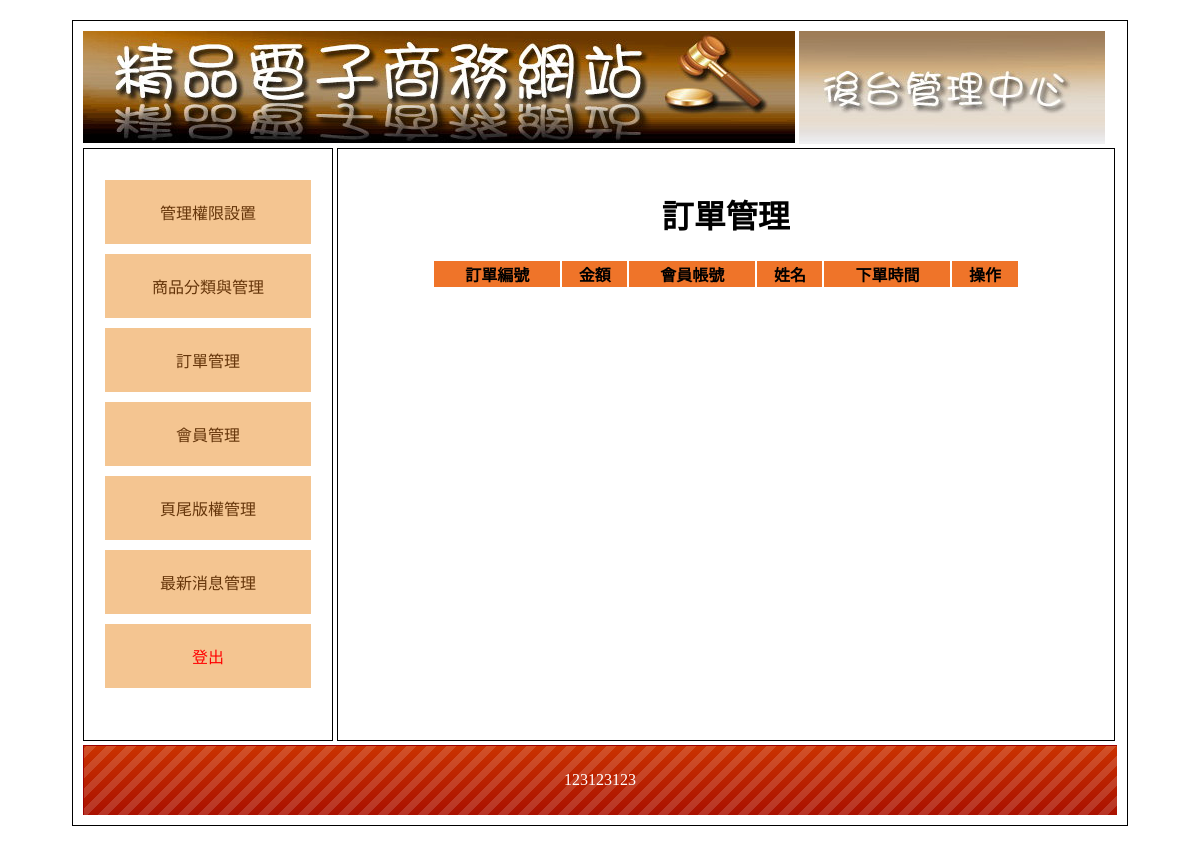
Before: /back.php?do=order with the older database file.
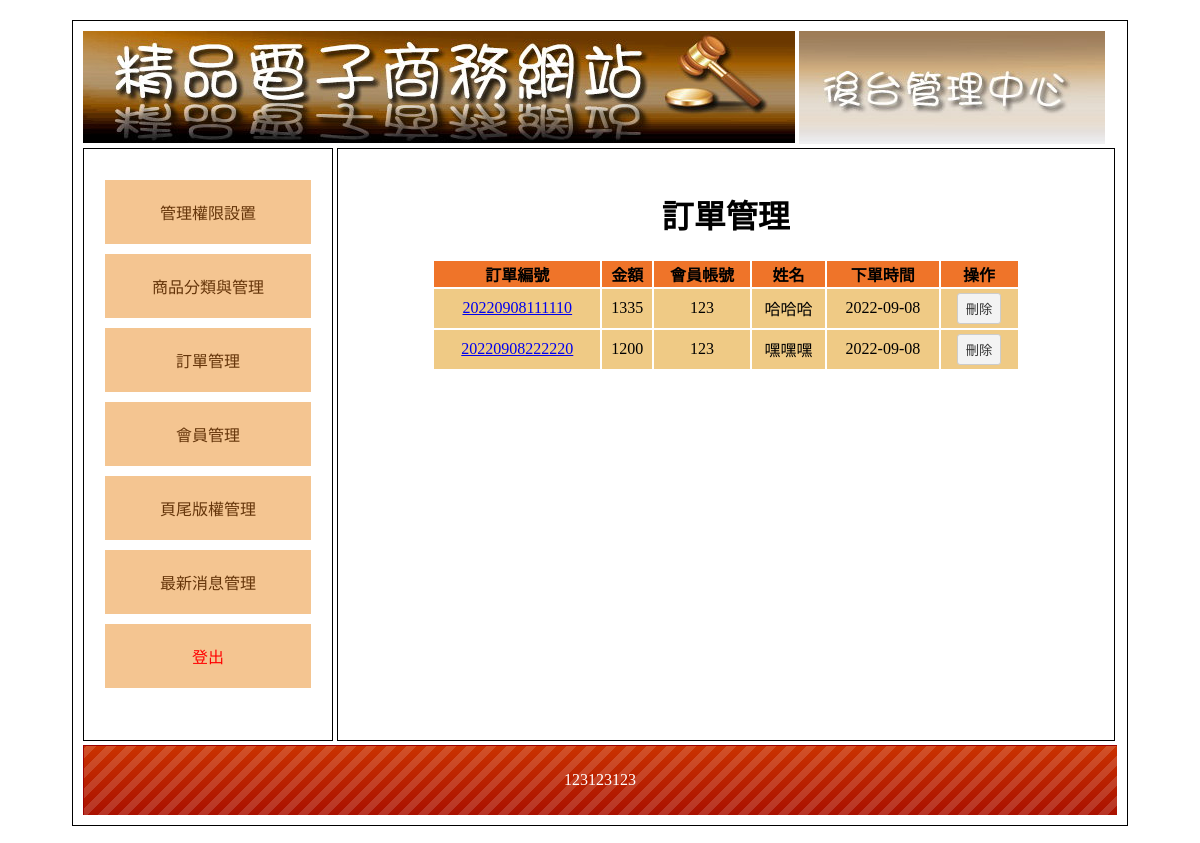
After: the same page with the newer database file.
### tables this page shows
CREATE TABLE `bot` (
  `id` int(11) UNSIGNED NOT NULL,
  `text` text NOT NULL
);

CREATE TABLE `ord` (
  `id` int(11) UNSIGNED NOT NULL,
  `no` text NOT NULL,
  `acc` text NOT NULL,
  `name` text NOT NULL,
  `email` text NOT NULL,
  `addr` text NOT NULL,
  `tel` text NOT NULL,
  `total` int(11) UNSIGNED NOT NULL,
  `goods` text NOT NULL,
  `orddate` date NOT NULL
);

### api/base.php (called while the page is built, shortened)
<?php
class DB
{
    protected $table;
    protected $pdo;
    protected $dsn = "mysql:host=localhost;chartset=utf8;dbname=db15-0907";
    public function __construct($table)
    {
        $this->table = $table;
        $this->pdo = new PDO($this->dsn,'root','');
    }
    public function all(...$arg)
    {
        $sql = "SELECT * FROM `$this->table` ";
        return $this->pdo->query($sql)->fetchAll(PDO::FETCH_ASSOC);
    }
    public function find($id)
    {
        $sql = "SELECT * FROM `$this->table` ";
            if(is_array($id)){
                foreach ($id as $key => $value) {
                    $tmp[] = " `$key` = '$value' ";
                }
                $sql .= " WHERE " . join('AND',$tmp);
            }else{
            $sql .= " WHERE `id` = '$id' ";
            }
        return $this->pdo->query($sql)->fetch(PDO::FETCH_ASSOC);
    }
}
$Bot = new DB('bot');
$Ord = new DB('ord');
?>

### back/order.php (the view)
<h1 class="ct">訂單管理</h1>
<table class="w-80 aut ct">
    <tr class="tt">
        <th>訂單編號</th>
        <th>金額</th>
        <th>會員帳號</th>
        <th>姓名</th>
        <th>下單時間</th>
        <th>操作</th>
    </tr>
    <?php
    $ords = $Ord->all();
    foreach ($ords as $key => $ord) {
    ?>
    <tr class="pp">
        <td>
            <a href="?do=detail&id=<?=$ord['id']?>">
                <?=$ord['no']?>
            </a>
        </td>
        <td><?=$ord['total']?></td>
        <td><?=$ord['acc']?></td>
        <td><?=$ord['name']?></td>
        <td><?=$ord['orddate']?></td>
        <td>
            <input type="button" value="刪除" onclick="del(<?=$ord['id']?>,'ord')">
        </td>
    </tr>
    <?php
    }
    ?>
</table>

### back.php (shortened to what this page needs)
<?php
include('./api/base.php');
$do = ($_GET['do'])??'main';
?>
<!DOCTYPE html
    PUBLIC "-//W3C//DTD XHTML 1.0 Transitional//EN" "http://www.w3.org/TR/xhtml1/DTD/xhtml1-transitional.dtd">
<html xmlns="http://www.w3.org/1999/xhtml">
<head>
    <link href="./css/css.css" rel="stylesheet" type="text/css">
</head>
<body>
    <div id="main">
        <div id="top">
            <a href="./index.php">
                <img src="./icon/0416.jpg">
            </a>
            <img src="./icon/0417.jpg">
        </div>
        <div id="left" class="ct">
            <div style="min-height:400px;">
                <a href="?do=admin">管理權限設置</a>
                <a href="?do=th">商品分類與管理</a>
                <a href="?do=order">訂單管理</a>
                <a href="?do=mem">會員管理</a>
                <a href="?do=bot">頁尾版權管理</a>
                <a href="?do=news">最新消息管理</a>
                <a href="./api/logout.php?table=admin" style="color:#f00;">登出</a>
            </div>
        </div>
        <div id="right">
        <?php
            if(file_exists('./back/'.$do.'.php')){
                include('./back/'.$do.'.php');
            }else{
                include('./back/admin.php');
            }
            ?>
        </div>
        <div id="bottom" style="line-height:70px; color:#FFF; background:url(icon/bot.png);" class="ct">
             <?=$Bot->find(1)['text']?>
		</div>
    </div>
</body>
</html>

### css/css.css (style rules this page uses)
body { font-family:"微軟正黑體"; }
#main { width:1034px; padding:10px; margin:20px auto 20px auto; border:#000 solid 1px; min-height:768px; }
#top a { color:#CE631C; text-decoration:none; }
#left { display:inline-block; width:20%; padding:2%; height:550px; vertical-align:top; border:#000 1px solid; overflow: auto; }
#left a { display:block; padding:20px 5px 20px 5px; text-decoration:none; background:#F4C591; margin:10px auto 10px auto; color:#65350A; }
.ct { text-align:center; }
#right { display:inline-block; width:71%; padding:2%; height:550px; border:#000 1px solid; overflow: auto; }
#bottom { height:70px; background-size:cover; }
.tt { background:#EF7429; }
.pp { background:#EFCA85; }
.pp td { background:#EFCA85; }
input[type=text],input[type=password],input[type=submit],button,.button,input[type=reset],input[type=button],select，textarea,input[type=number] { background:#F3F3F3; border:#CCC 1px solid; border-radius:3px; padding:5px 8px 5px 8px; text-decoration:none; margin:3px; color:#333; }
.w-80 { width: 80%; }
.aut { margin: auto; }

Changed rows visible on the page:
added ord: no "20220908111110", total "1335", acc "123", name "哈哈哈", orddate "2022-09-08"
added ord: no "20220908222220", total "1200", acc "123", name "嘿嘿嘿", orddate "2022-09-08"
